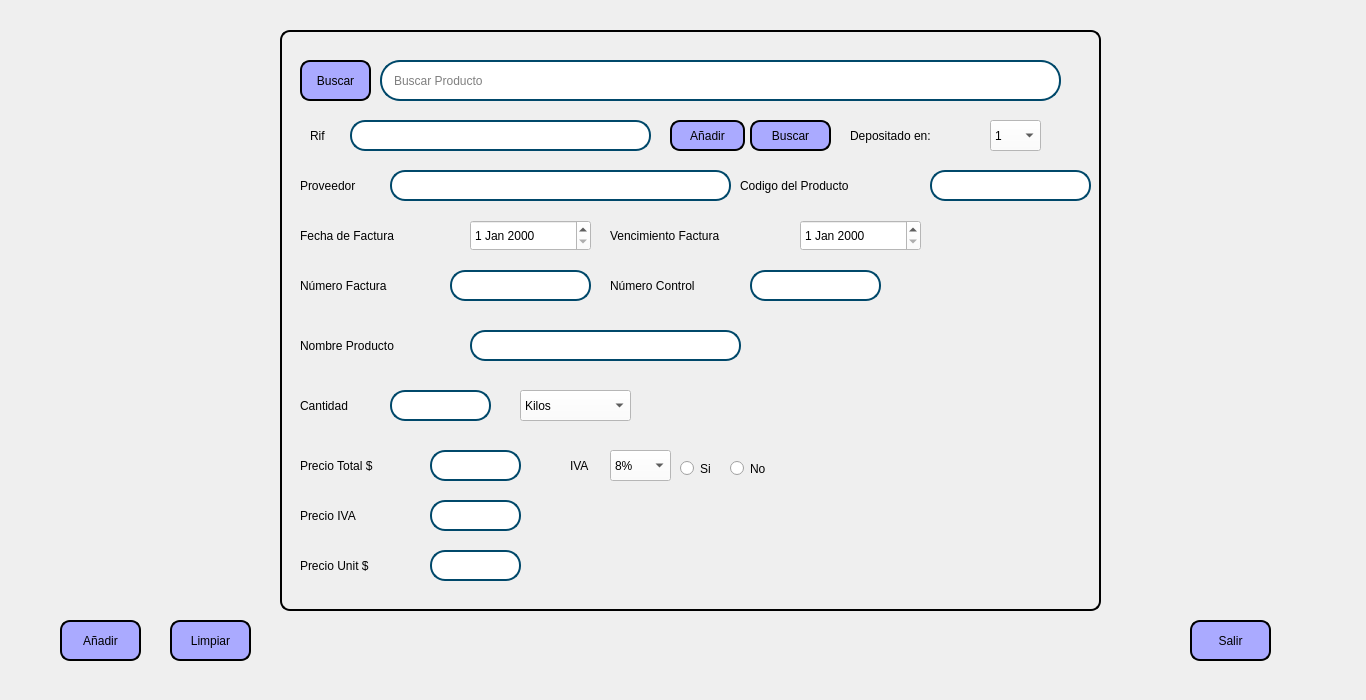
<?xml version="1.0" encoding="UTF-8"?>
<ui version="4.0">
 <class>AddEditProduct</class>
 <widget class="QMainWindow" name="AddEditProduct">
  <property name="geometry">
   <rect>
    <x>0</x>
    <y>0</y>
    <width>1366</width>
    <height>700</height>
   </rect>
  </property>
  <property name="windowTitle">
   <string>MainWindow</string>
  </property>
  <property name="styleSheet">
   <string notr="true">font: 87 12pt &quot;Arial Black&quot;;</string>
  </property>
  <widget class="QWidget" name="centralwidget">
   <widget class="QLabel" name="label">
    <property name="geometry">
     <rect>
      <x>0</x>
      <y>0</y>
      <width>1371</width>
      <height>701</height>
     </rect>
    </property>
    <property name="text">
     <string/>
    </property>
    <property name="pixmap">
     <pixmap>Imagenes/Fondo.jpg</pixmap>
    </property>
    <property name="scaledContents">
     <bool>true</bool>
    </property>
   </widget>
   <widget class="QRadioButton" name="IVAno">
    <property name="geometry">
     <rect>
      <x>730</x>
      <y>460</y>
      <width>51</width>
      <height>17</height>
     </rect>
    </property>
    <property name="text">
     <string>No</string>
    </property>
   </widget>
   <widget class="QLabel" name="Cantidad">
    <property name="geometry">
     <rect>
      <x>300</x>
      <y>390</y>
      <width>91</width>
      <height>31</height>
     </rect>
    </property>
    <property name="text">
     <string>Cantidad</string>
    </property>
   </widget>
   <widget class="QFrame" name="frame_2">
    <property name="geometry">
     <rect>
      <x>280</x>
      <y>30</y>
      <width>821</width>
      <height>581</height>
     </rect>
    </property>
    <property name="styleSheet">
     <string notr="true">border: 2px solid rgb(0,0,0);
border-radius: 10px;</string>
    </property>
    <property name="frameShape">
     <enum>QFrame::StyledPanel</enum>
    </property>
    <property name="frameShadow">
     <enum>QFrame::Raised</enum>
    </property>
    <widget class="QLineEdit" name="PrecioUnid">
     <property name="enabled">
      <bool>false</bool>
     </property>
     <property name="geometry">
      <rect>
       <x>150</x>
       <y>520</y>
       <width>91</width>
       <height>31</height>
      </rect>
     </property>
     <property name="styleSheet">
      <string notr="true">QLineEdit{
	border: 2px solid rgb(0, 72, 106);
	border-radius: 15px;
	background-color: rgb(255, 255, 255);
	padding-right: 10px;
	padding-left:10px;
}</string>
     </property>
     <property name="placeholderText">
      <string/>
     </property>
    </widget>
    <widget class="QLineEdit" name="PrecioIVA">
     <property name="enabled">
      <bool>false</bool>
     </property>
     <property name="geometry">
      <rect>
       <x>150</x>
       <y>470</y>
       <width>91</width>
       <height>31</height>
      </rect>
     </property>
     <property name="styleSheet">
      <string notr="true">QLineEdit{
	border: 2px solid rgb(0, 72, 106);
	border-radius: 15px;
	background-color: rgb(255, 255, 255);
	padding-right: 10px;
	padding-left:10px;
}</string>
     </property>
     <property name="placeholderText">
      <string/>
     </property>
    </widget>
   </widget>
   <widget class="QPushButton" name="Search">
    <property name="geometry">
     <rect>
      <x>300</x>
      <y>60</y>
      <width>71</width>
      <height>41</height>
     </rect>
    </property>
    <property name="styleSheet">
     <string notr="true">QPushButton {
	background-color: rgb(170, 170, 255);
	border: 2px solid rgb(0,0,0);
	border-radius: 10px;
}</string>
    </property>
    <property name="text">
     <string>Buscar</string>
    </property>
   </widget>
   <widget class="QLineEdit" name="Num1">
    <property name="geometry">
     <rect>
      <x>390</x>
      <y>390</y>
      <width>101</width>
      <height>31</height>
     </rect>
    </property>
    <property name="styleSheet">
     <string notr="true">QLineEdit{
	border: 2px solid rgb(0, 72, 106);
	border-radius: 15px;
	background-color: rgb(255, 255, 255);
	padding-right: 10px;
	padding-left:10px;
}</string>
    </property>
    <property name="placeholderText">
     <string/>
    </property>
   </widget>
   <widget class="QLabel" name="PrecioIva">
    <property name="geometry">
     <rect>
      <x>300</x>
      <y>500</y>
      <width>111</width>
      <height>31</height>
     </rect>
    </property>
    <property name="text">
     <string>Precio IVA</string>
    </property>
   </widget>
   <widget class="QComboBox" name="IVA">
    <property name="geometry">
     <rect>
      <x>610</x>
      <y>450</y>
      <width>61</width>
      <height>31</height>
     </rect>
    </property>
    <property name="styleSheet">
     <string notr="true">background-color: rgb(255, 255, 255);</string>
    </property>
    <item>
     <property name="text">
      <string>8%</string>
     </property>
    </item>
    <item>
     <property name="text">
      <string>12%</string>
     </property>
    </item>
    <item>
     <property name="text">
      <string>16%</string>
     </property>
    </item>
    <item>
     <property name="text">
      <string>30%</string>
     </property>
    </item>
   </widget>
   <widget class="QLineEdit" name="Proveedor">
    <property name="enabled">
     <bool>false</bool>
    </property>
    <property name="geometry">
     <rect>
      <x>390</x>
      <y>170</y>
      <width>341</width>
      <height>31</height>
     </rect>
    </property>
    <property name="styleSheet">
     <string notr="true">QLineEdit{
	border: 2px solid rgb(0, 72, 106);
	border-radius: 15px;
	background-color: rgb(255, 255, 255);
	padding-right: 10px;
	padding-left:10px;
}</string>
    </property>
    <property name="placeholderText">
     <string/>
    </property>
   </widget>
   <widget class="QLabel" name="NumFact">
    <property name="geometry">
     <rect>
      <x>300</x>
      <y>270</y>
      <width>151</width>
      <height>31</height>
     </rect>
    </property>
    <property name="text">
     <string>Número Factura</string>
    </property>
   </widget>
   <widget class="QComboBox" name="Unidad">
    <property name="geometry">
     <rect>
      <x>520</x>
      <y>390</y>
      <width>111</width>
      <height>31</height>
     </rect>
    </property>
    <property name="styleSheet">
     <string notr="true">background-color: rgb(255, 255, 255);</string>
    </property>
    <item>
     <property name="text">
      <string>Kilos</string>
     </property>
    </item>
    <item>
     <property name="text">
      <string>Unid</string>
     </property>
    </item>
    <item>
     <property name="text">
      <string>Galon</string>
     </property>
    </item>
    <item>
     <property name="text">
      <string>Litros</string>
     </property>
    </item>
    <item>
     <property name="text">
      <string>Paquete</string>
     </property>
    </item>
    <item>
     <property name="text">
      <string>Tobos</string>
     </property>
    </item>
   </widget>
   <widget class="QLabel" name="Logo">
    <property name="geometry">
     <rect>
      <x>1120</x>
      <y>30</y>
      <width>131</width>
      <height>111</height>
     </rect>
    </property>
    <property name="text">
     <string/>
    </property>
    <property name="pixmap">
     <pixmap>Imagenes/photo_5089217924715097417_y.png</pixmap>
    </property>
    <property name="scaledContents">
     <bool>true</bool>
    </property>
   </widget>
   <widget class="QPushButton" name="Limpiar">
    <property name="geometry">
     <rect>
      <x>170</x>
      <y>620</y>
      <width>81</width>
      <height>41</height>
     </rect>
    </property>
    <property name="styleSheet">
     <string notr="true">QPushButton {
	background-color: rgb(170, 170, 255);
	border: 2px solid rgb(0,0,0);
	border-radius: 10px;
}</string>
    </property>
    <property name="text">
     <string>Limpiar</string>
    </property>
   </widget>
   <widget class="QDateEdit" name="FechaVenci">
    <property name="geometry">
     <rect>
      <x>800</x>
      <y>220</y>
      <width>121</width>
      <height>31</height>
     </rect>
    </property>
    <property name="styleSheet">
     <string notr="true">background-color: rgb(255, 255, 255);</string>
    </property>
   </widget>
   <widget class="QPushButton" name="Exit">
    <property name="geometry">
     <rect>
      <x>1190</x>
      <y>620</y>
      <width>81</width>
      <height>41</height>
     </rect>
    </property>
    <property name="styleSheet">
     <string notr="true">QPushButton {
	background-color: rgb(170, 170, 255);
	border: 2px solid rgb(0,0,0);
	border-radius: 10px;
}</string>
    </property>
    <property name="text">
     <string>Salir</string>
    </property>
   </widget>
   <widget class="QLabel" name="FechaFact_2">
    <property name="geometry">
     <rect>
      <x>610</x>
      <y>220</y>
      <width>191</width>
      <height>31</height>
     </rect>
    </property>
    <property name="text">
     <string>Vencimiento Factura</string>
    </property>
   </widget>
   <widget class="QLabel" name="FechaFact">
    <property name="geometry">
     <rect>
      <x>300</x>
      <y>220</y>
      <width>161</width>
      <height>31</height>
     </rect>
    </property>
    <property name="text">
     <string>Fecha de Factura</string>
    </property>
   </widget>
   <widget class="QPushButton" name="SearchRif">
    <property name="geometry">
     <rect>
      <x>750</x>
      <y>120</y>
      <width>81</width>
      <height>31</height>
     </rect>
    </property>
    <property name="styleSheet">
     <string notr="true">QPushButton {
	background-color: rgb(170, 170, 255);
	border: 2px solid rgb(0,0,0);
	border-radius: 10px;
}</string>
    </property>
    <property name="text">
     <string>Buscar</string>
    </property>
   </widget>
   <widget class="QLineEdit" name="PrecioTT">
    <property name="geometry">
     <rect>
      <x>430</x>
      <y>450</y>
      <width>91</width>
      <height>31</height>
     </rect>
    </property>
    <property name="styleSheet">
     <string notr="true">QLineEdit{
	border: 2px solid rgb(0, 72, 106);
	border-radius: 15px;
	background-color: rgb(255, 255, 255);
	padding-right: 10px;
	padding-left:10px;
}</string>
    </property>
    <property name="placeholderText">
     <string/>
    </property>
   </widget>
   <widget class="QLabel" name="NumControl">
    <property name="geometry">
     <rect>
      <x>610</x>
      <y>270</y>
      <width>141</width>
      <height>31</height>
     </rect>
    </property>
    <property name="text">
     <string>Número Control</string>
    </property>
   </widget>
   <widget class="QLineEdit" name="Rif">
    <property name="geometry">
     <rect>
      <x>350</x>
      <y>120</y>
      <width>301</width>
      <height>31</height>
     </rect>
    </property>
    <property name="styleSheet">
     <string notr="true">QLineEdit{
	border: 2px solid rgb(0, 72, 106);
	border-radius: 15px;
	background-color: rgb(255, 255, 255);
	padding-right: 10px;
	padding-left:10px;
}</string>
    </property>
    <property name="placeholderText">
     <string/>
    </property>
   </widget>
   <widget class="QComboBox" name="Deposito">
    <property name="geometry">
     <rect>
      <x>990</x>
      <y>120</y>
      <width>51</width>
      <height>31</height>
     </rect>
    </property>
    <property name="styleSheet">
     <string notr="true">background-color: rgb(255, 255, 255);</string>
    </property>
    <item>
     <property name="text">
      <string>1</string>
     </property>
    </item>
    <item>
     <property name="text">
      <string>2</string>
     </property>
    </item>
    <item>
     <property name="text">
      <string>3</string>
     </property>
    </item>
   </widget>
   <widget class="QLabel" name="Precio">
    <property name="geometry">
     <rect>
      <x>300</x>
      <y>450</y>
      <width>121</width>
      <height>31</height>
     </rect>
    </property>
    <property name="text">
     <string>Precio Total $</string>
    </property>
   </widget>
   <widget class="QLineEdit" name="NombreProd">
    <property name="enabled">
     <bool>true</bool>
    </property>
    <property name="geometry">
     <rect>
      <x>470</x>
      <y>330</y>
      <width>271</width>
      <height>31</height>
     </rect>
    </property>
    <property name="styleSheet">
     <string notr="true">QLineEdit{
	border: 2px solid rgb(0, 72, 106);
	border-radius: 15px;
	background-color: rgb(255, 255, 255);
	padding-right: 10px;
	padding-left:10px;
}</string>
    </property>
    <property name="placeholderText">
     <string/>
    </property>
   </widget>
   <widget class="QLineEdit" name="Control">
    <property name="geometry">
     <rect>
      <x>750</x>
      <y>270</y>
      <width>131</width>
      <height>31</height>
     </rect>
    </property>
    <property name="styleSheet">
     <string notr="true">QLineEdit{
	border: 2px solid rgb(0, 72, 106);
	border-radius: 15px;
	background-color: rgb(255, 255, 255);
	padding-right: 10px;
	padding-left:10px;
}</string>
    </property>
    <property name="placeholderText">
     <string/>
    </property>
   </widget>
   <widget class="QLabel" name="NombreProduct">
    <property name="geometry">
     <rect>
      <x>300</x>
      <y>330</y>
      <width>171</width>
      <height>31</height>
     </rect>
    </property>
    <property name="text">
     <string>Nombre Producto</string>
    </property>
   </widget>
   <widget class="QLabel" name="CodigoProduct">
    <property name="geometry">
     <rect>
      <x>740</x>
      <y>170</y>
      <width>181</width>
      <height>31</height>
     </rect>
    </property>
    <property name="text">
     <string>Codigo del Producto</string>
    </property>
   </widget>
   <widget class="QLabel" name="Ubicacion">
    <property name="geometry">
     <rect>
      <x>850</x>
      <y>120</y>
      <width>131</width>
      <height>31</height>
     </rect>
    </property>
    <property name="text">
     <string>Depositado en:</string>
    </property>
   </widget>
   <widget class="QLineEdit" name="CodeProduct">
    <property name="geometry">
     <rect>
      <x>930</x>
      <y>170</y>
      <width>161</width>
      <height>31</height>
     </rect>
    </property>
    <property name="styleSheet">
     <string notr="true">QLineEdit{
	border: 2px solid rgb(0, 72, 106);
	border-radius: 15px;
	background-color: rgb(255, 255, 255);
	padding-right: 10px;
	padding-left:10px;
}</string>
    </property>
    <property name="placeholderText">
     <string/>
    </property>
   </widget>
   <widget class="QDateEdit" name="FechaFactu">
    <property name="geometry">
     <rect>
      <x>470</x>
      <y>220</y>
      <width>121</width>
      <height>31</height>
     </rect>
    </property>
    <property name="styleSheet">
     <string notr="true">background-color: rgb(255, 255, 255);</string>
    </property>
   </widget>
   <widget class="QLabel" name="NombrProv">
    <property name="geometry">
     <rect>
      <x>300</x>
      <y>170</y>
      <width>91</width>
      <height>31</height>
     </rect>
    </property>
    <property name="text">
     <string>Proveedor</string>
    </property>
   </widget>
   <widget class="QPushButton" name="AddProd">
    <property name="geometry">
     <rect>
      <x>60</x>
      <y>620</y>
      <width>81</width>
      <height>41</height>
     </rect>
    </property>
    <property name="styleSheet">
     <string notr="true">QPushButton {
	background-color: rgb(170, 170, 255);
	border: 2px solid rgb(0,0,0);
	border-radius: 10px;
}</string>
    </property>
    <property name="text">
     <string>Añadir</string>
    </property>
   </widget>
   <widget class="QLabel" name="iva">
    <property name="geometry">
     <rect>
      <x>570</x>
      <y>450</y>
      <width>41</width>
      <height>31</height>
     </rect>
    </property>
    <property name="text">
     <string>IVA</string>
    </property>
   </widget>
   <widget class="QLabel" name="PrecioUni">
    <property name="geometry">
     <rect>
      <x>300</x>
      <y>550</y>
      <width>121</width>
      <height>31</height>
     </rect>
    </property>
    <property name="text">
     <string>Precio Unit $</string>
    </property>
   </widget>
   <widget class="QLineEdit" name="Factura">
    <property name="geometry">
     <rect>
      <x>450</x>
      <y>270</y>
      <width>141</width>
      <height>31</height>
     </rect>
    </property>
    <property name="styleSheet">
     <string notr="true">QLineEdit{
	border: 2px solid rgb(0, 72, 106);
	border-radius: 15px;
	background-color: rgb(255, 255, 255);
	padding-right: 10px;
	padding-left:10px;
}</string>
    </property>
    <property name="placeholderText">
     <string/>
    </property>
   </widget>
   <widget class="QLabel" name="NumRif">
    <property name="geometry">
     <rect>
      <x>310</x>
      <y>120</y>
      <width>51</width>
      <height>31</height>
     </rect>
    </property>
    <property name="text">
     <string>Rif</string>
    </property>
   </widget>
   <widget class="QRadioButton" name="IVAsi">
    <property name="geometry">
     <rect>
      <x>680</x>
      <y>460</y>
      <width>51</width>
      <height>17</height>
     </rect>
    </property>
    <property name="text">
     <string>Si</string>
    </property>
   </widget>
   <widget class="QPushButton" name="AddProv">
    <property name="geometry">
     <rect>
      <x>670</x>
      <y>120</y>
      <width>75</width>
      <height>31</height>
     </rect>
    </property>
    <property name="styleSheet">
     <string notr="true">QPushButton {
	background-color: rgb(170, 170, 255);
	border: 2px solid rgb(0,0,0);
	border-radius: 10px;
}</string>
    </property>
    <property name="text">
     <string>Añadir</string>
    </property>
   </widget>
   <widget class="QLineEdit" name="BuscarProd">
    <property name="geometry">
     <rect>
      <x>380</x>
      <y>60</y>
      <width>681</width>
      <height>41</height>
     </rect>
    </property>
    <property name="styleSheet">
     <string notr="true">QLineEdit{
	border: 2px solid rgb(0, 72, 106);
	border-radius: 20px;
	background-color: rgb(255, 255, 255);
	padding-right: 10px;
	padding-left:10px;
}</string>
    </property>
    <property name="placeholderText">
     <string>Buscar Producto</string>
    </property>
   </widget>
   <zorder>label</zorder>
   <zorder>frame_2</zorder>
   <zorder>Search</zorder>
   <zorder>Num1</zorder>
   <zorder>PrecioIva</zorder>
   <zorder>IVA</zorder>
   <zorder>Proveedor</zorder>
   <zorder>NumFact</zorder>
   <zorder>Unidad</zorder>
   <zorder>Logo</zorder>
   <zorder>Limpiar</zorder>
   <zorder>FechaVenci</zorder>
   <zorder>Exit</zorder>
   <zorder>FechaFact_2</zorder>
   <zorder>FechaFact</zorder>
   <zorder>SearchRif</zorder>
   <zorder>PrecioTT</zorder>
   <zorder>NumControl</zorder>
   <zorder>Rif</zorder>
   <zorder>Deposito</zorder>
   <zorder>Precio</zorder>
   <zorder>NombreProd</zorder>
   <zorder>Control</zorder>
   <zorder>NombreProduct</zorder>
   <zorder>CodigoProduct</zorder>
   <zorder>Ubicacion</zorder>
   <zorder>CodeProduct</zorder>
   <zorder>FechaFactu</zorder>
   <zorder>NombrProv</zorder>
   <zorder>AddProd</zorder>
   <zorder>iva</zorder>
   <zorder>PrecioUni</zorder>
   <zorder>Factura</zorder>
   <zorder>NumRif</zorder>
   <zorder>IVAsi</zorder>
   <zorder>AddProv</zorder>
   <zorder>BuscarProd</zorder>
   <zorder>IVAno</zorder>
   <zorder>Cantidad</zorder>
  </widget>
 </widget>
 <resources/>
 <connections/>
</ui>
